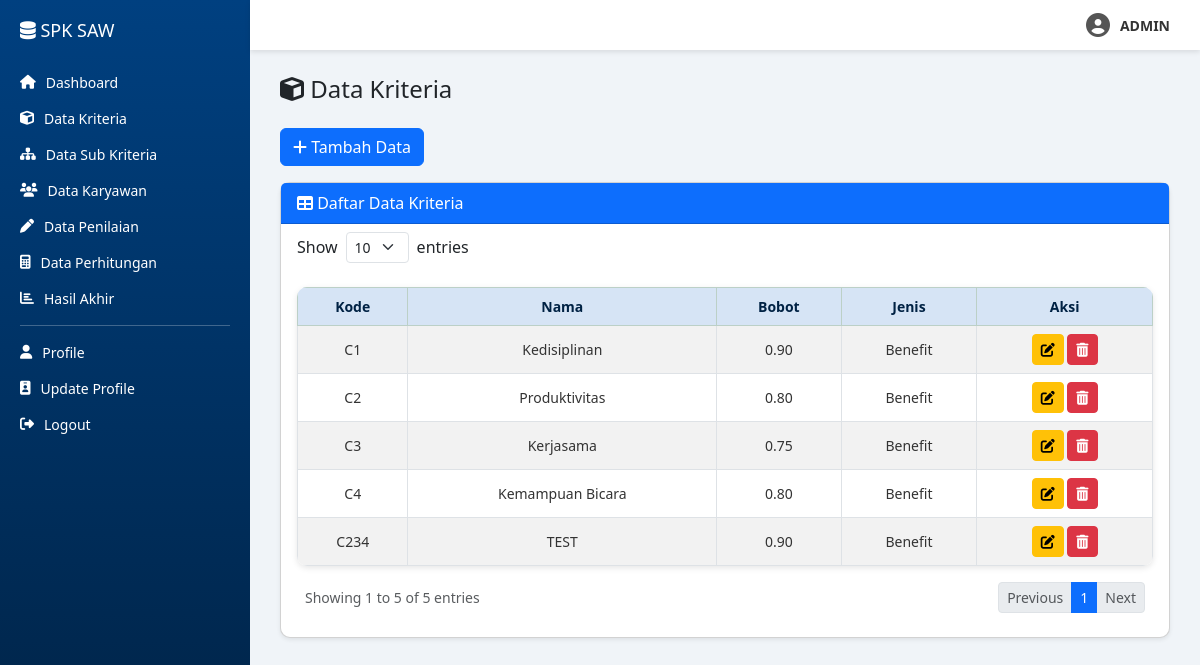
/data_kriteria.php (signed in), run on the app's committed database.
### tables this page shows
CREATE TABLE `data_kriteria` (
  `id_kriteria` int(11) NOT NULL,
  `kode_kriteria` varchar(10) NOT NULL,
  `nama_kriteria` varchar(100) NOT NULL,
  `bobot` decimal(5,2) NOT NULL,
  `jenis` enum('benefit','cost') NOT NULL
);

### data_kriteria.php (the view, shortened to what this page needs)
<?php
$conn = new mysqli("localhost", "root", "", "spk_saw");
?>
<!DOCTYPE html>
<html lang="id">
<head>
  <link rel="stylesheet" href="https://cdnjs.cloudflare.com/ajax/libs/font-awesome/6.5.0/css/all.min.css">
  <link rel="stylesheet" href="https://cdn.jsdelivr.net/npm/bootstrap@5.3.0/dist/css/bootstrap.min.css">
</head>
<body>
<div style="position: fixed; top: 0; left: 250px; right: 0; height: 50px; background: white; display: flex; align-items: center; justify-content: flex-end; padding: 0 30px; box-shadow: 0 2px 5px rgba(0,0,0,0.1); z-index: 1000;">
  <i class="fas fa-user-circle" style="font-size: 24px; color: #555; margin-right: 10px;"></i>
  <span style="font-weight: bold; color: #333; font-size: 14px;">ADMIN</span>
</div>
<div class="sidebar">
  <h2><i class="fas fa-database"></i> SPK SAW</h2>
  <ul>
    <li><a href="halaman_utama.php"><i class="fas fa-home"></i> Dashboard</a></li>
    <li><a href="data_kriteria.php"><i class="fas fa-cube"></i> Data Kriteria</a></li>
    <li><a href="data_subkriteria.php"><i class="fas fa-sitemap"></i> Data Sub Kriteria</a></li>
    <li><a href="data_karyawan.php"><i class="fas fa-users"></i> Data Karyawan</a></li>
    <li><a href="data_penilaian.php"><i class="fas fa-pen"></i> Data Penilaian</a></li>
    <li><a href="data_perhitungan.php"><i class="fas fa-calculator"></i> Data Perhitungan</a></li>
    <li><a href="hasil_akhir.php"><i class="fas fa-chart-bar"></i> Hasil Akhir</a></li>
    <hr>
    <li><a href="data_profil.php"><i class="fas fa-user"></i> Profile</a></li>
    <li><a href="crud/edit_profil.php"><i class="fas fa-id-badge"></i> Update Profile</a></li>
    <li><a href="logout.php"><i class="fas fa-sign-out-alt"></i> Logout</a></li>
  </ul>
</div>
<div class="main">
  <h4 class="mb-4"><i class="fas fa-cube"></i> Data Kriteria</h4>
  <button id="showFormBtn" class="btn btn-primary mb-3">
      <i class="fas fa-plus"></i> Tambah Data
  </button>
<div class="card shadow-sm mb-4">
  <div class="card-header bg-primary text-white">
    <i class="fas fa-table"></i> Daftar Data Kriteria
  </div>
  <div class="px-3 py-2 d-flex align-items-center">
    <label class="me-2 mb-0">Show</label>
    <select id="entriesSelect" class="form-select form-select-sm" style="width: auto;">
      <option value="10" selected>10</option>
    </select>
    <span class="ms-2">entries</span>
  </div>
  <div class="card-body" id="tabelKriteria">
    <?php $result = $conn->query("SELECT * FROM data_kriteria"); ?>
    <table class="table table-bordered table-striped table-kriteria">
      <thead class="table-success">
        <tr>
          <th>Kode</th><th>Nama</th><th>Bobot</th><th>Jenis</th><th>Aksi</th>
        </tr>
      </thead>
      <tbody>
        <?php while ($row = $result->fetch_assoc()): ?>
        <tr>
          <td><?= htmlspecialchars($row['kode_kriteria']) ?></td>
          <td><?= htmlspecialchars($row['nama_kriteria']) ?></td>
          <td><?= $row['bobot'] ?></td>
          <td><?= ucfirst($row['jenis']) ?></td>
          <td>
            <button class="btn btn-warning btn-sm btnEdit" data-id="<?= $row['id_kriteria'] ?>">
              <i class="fas fa-edit"></i>
            </button>
            <button class="btn btn-danger btn-sm btnDelete" data-id="<?= $row['id_kriteria'] ?>">
              <i class="fas fa-trash-alt"></i>
            </button>
          </td>
        </tr>
        <?php endwhile; ?>
      </tbody>
    </table>
    <div class="d-flex justify-content-between align-items-center px-2 pb-2" id="customTableInfo">
  <div class="text-muted small" id="showingInfo">Showing 0 to 0 of 0 entries</div>
  <nav>
    <ul class="pagination pagination-sm mb-0">
      <li class="page-item disabled"><a class="page-link" href="#">Previous</a></li>
      <li class="page-item active"><a class="page-link" href="#">1</a></li>
      <li class="page-item disabled"><a class="page-link" href="#">Next</a></li>
    </ul>
  </nav>
</div>
  </div>
</div>
</body>
</html>

### data_kriteria.php (style rules this page uses)
body { margin: 0; font-family: 'Segoe UI', sans-serif; background-color: #f0f4f8; display: flex; }
.sidebar { width: 250px; background: linear-gradient(to bottom, #004080, #002244); color: white; height: 100vh; position: fixed; padding: 20px; box-sizing: border-box; }
.sidebar h2 { font-size: 18px; margin-bottom: 30px; }
.sidebar ul { list-style: none; padding: 0; }
.sidebar ul li { margin-bottom: 15px; }
.sidebar ul li a { color: white; text-decoration: none; display: flex; align-items: center; font-size: 14px; }
.sidebar ul li a i { margin-right: 10px; }
.main { margin-left: 250px; padding: 75px 30px 30px 30px; width: calc(100% - 250px); }
.card { border-radius: 10px; box-shadow: 0 2px 6px rgba(0, 0, 0, 0.1); }
.table { background-color: #ffffff; border-radius: 10px; overflow: hidden; box-shadow: 0 2px 6px rgba(0, 0, 0, 0.1); }
.table th { background-color: #d6e4f5; font-weight: 600; color: #002244; font-size: 14px; }
.table td { font-size: 14px; color: #333; }
.table th, .table td { vertical-align: middle; text-align: center; }

### data on the page
data_kriteria: kode_kriteria "C1", nama_kriteria "Kedisiplinan", bobot "0.90", jenis "Benefit"
data_kriteria: kode_kriteria "C2", nama_kriteria "Produktivitas", bobot "0.80", jenis "Benefit"
data_kriteria: kode_kriteria "C3", nama_kriteria "Kerjasama", bobot "0.75", jenis "Benefit"
data_kriteria: kode_kriteria "C4", nama_kriteria "Kemampuan Bicara", bobot "0.80", jenis "Benefit"
data_kriteria: kode_kriteria "C234", nama_kriteria "TEST", bobot "0.90", jenis "Benefit"
